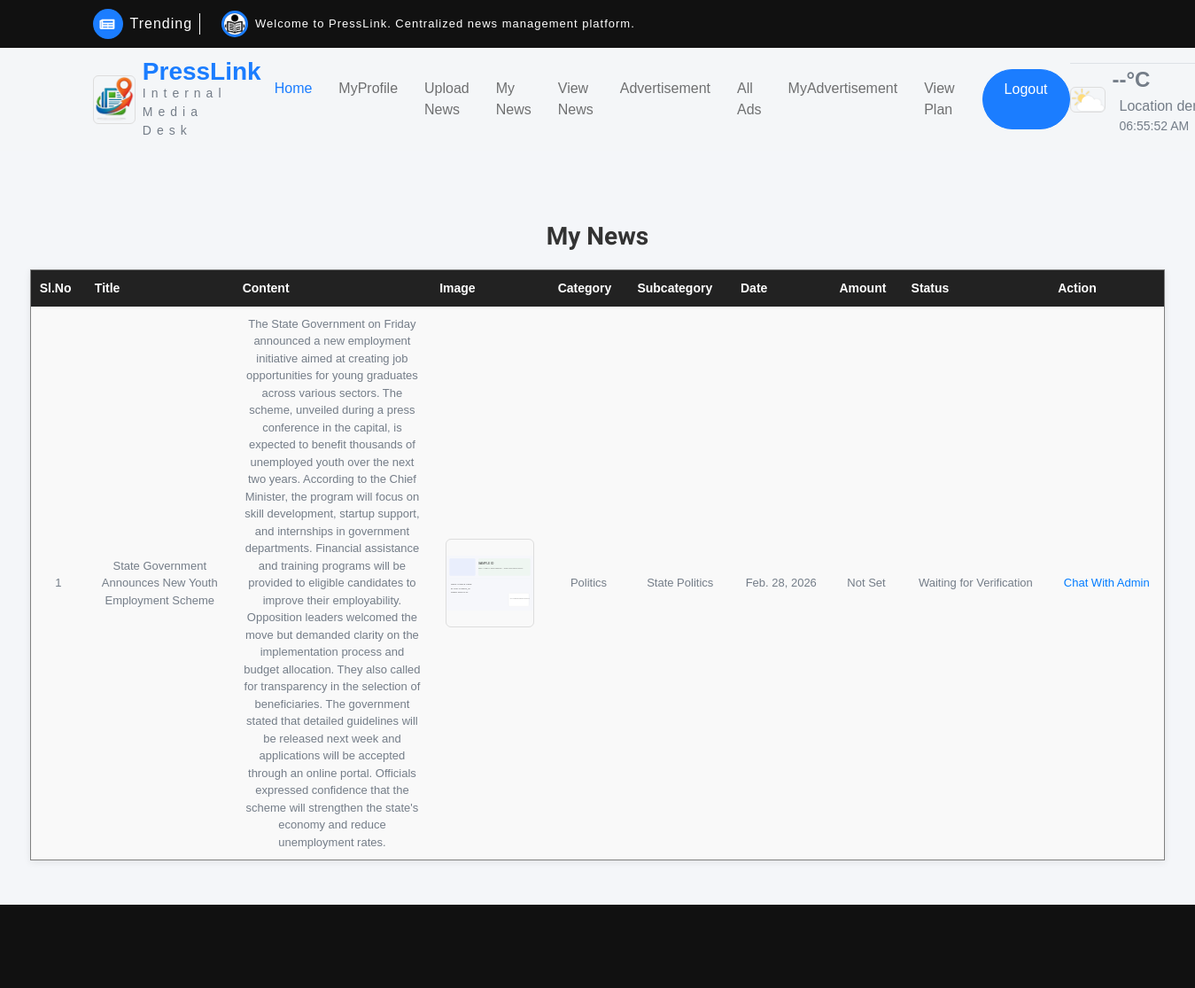
Page /User/MyNews/ (signed in, upper part) on the earlier database version.
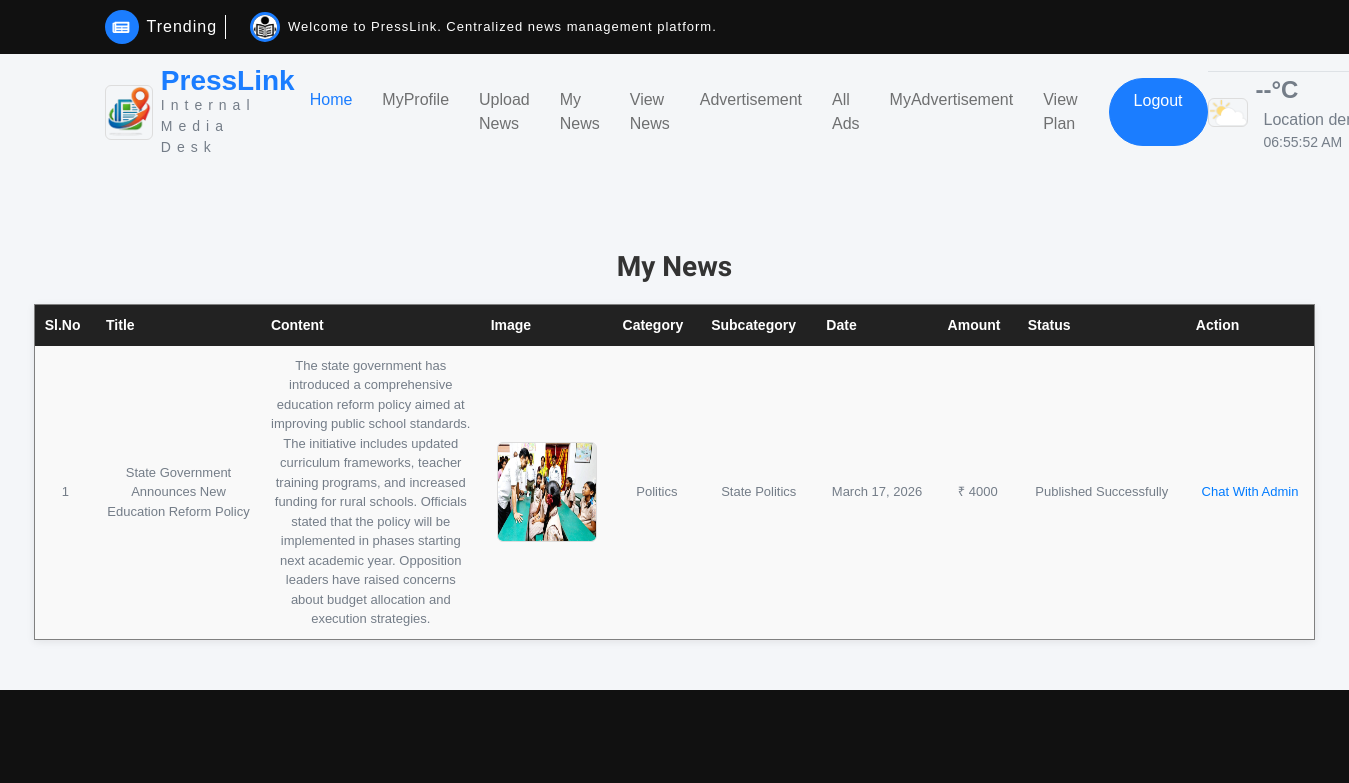
Same page on the later database version.
### Reporter/models.py (models this page shows)
class tbl_news(models.Model):
    news_title=models.CharField(max_length=50)
    news_content=models.CharField(max_length=50)
    news_image=models.FileField(upload_to="Assets/news/")
    news_date=models.DateField(auto_now_add=True)
    news_status=models.IntegerField(default=0)
    subcategory=models.ForeignKey(tbl_subcategory,on_delete=models.CASCADE,null=True)
    user=models.ForeignKey(tbl_user,on_delete=models.CASCADE,null=True)
    reporter=models.ForeignKey(tbl_reporter,on_delete=models.CASCADE,null=True)
    verifier=models.ForeignKey(tbl_verifier,on_delete=models.CASCADE,null=True)
    editor=models.ForeignKey('Admin.tbl_editor', on_delete=models.SET_NULL, null=True, blank=True)
    breaking = models.IntegerField(default=0)
    news_amount = models.IntegerField(null=True, blank=True)

### Admin/models.py (models this page shows)
class tbl_subcategory(models.Model):
    subcategory_name=models.CharField(max_length=50)
    category=models.ForeignKey(tbl_category,on_delete=models.CASCADE)

class tbl_category(models.Model):
    category_name=models.CharField(max_length=50)

### User/views.py (the view)
# urls.py: path("MyNews/", views.MyNews, name="MyNews"),
def MyNews(request):
    if "uid" in request.session:
        newsdata = tbl_news.objects.filter(user_id=request.session["uid"])
        return render(request, 'User/MyNews.html', {'newsdata': newsdata})
    else:
        return redirect("Guest:Login")

### User/Templates/User/MyNews.html (shortened to what this page needs)
{% extends 'User/Header.html' %}
{% block content %}
<h3 align="center">My News</h3>
<table border="1" align="center">
    <tr>
        <th>Sl.No</th>
        <th>Title</th>
        <th>Content</th>
        <th>Image</th>
        <th>Category</th>
        <th>Subcategory</th>
        <th>Date</th>
        <th>Amount</th>
        <th>Status</th>
        <th>Action</th>
    </tr>
    {% for i in newsdata %}
    <tr>
        <td>{{ forloop.counter }}</td>
        <td>{{ i.news_title }}</td>
        <td>{{ i.news_content }}</td>
        <td>
            {% if i.news_image %}
            <img src="{{ i.news_image.url }}" width="100" height="100">
            {% else %}
            No Image
            {% endif %}
        </td>
        <td>{{ i.subcategory.category.category_name }}</td>
        <td>{{ i.subcategory.subcategory_name }}</td>
        <td>{{ i.news_date }}</td>
        <td>
            {% if i.news_amount %}
            ₹ {{ i.news_amount }}
            {% else %}
            Not Set
            {% endif %}
        </td>
        <td>
            {% if i.news_status == 0 %}
            Waiting for Verification
            {% elif i.news_status == 1 %}
            Verified - Waiting for Admin Amount
            {% elif i.news_status == 2 %}
            Rejected by Verifier
            {% elif i.news_status == 3 %}
            Amount Set - Please Accept or Reject
            {% elif i.news_status == 4 %}
            Amount Accepted - Waiting for Admin Payment
            {% elif i.news_status == 5 %}
            Amount Rejected
            {% elif i.news_status == 6 %}
            Admin Paid - Waiting for Editor
            {% elif i.news_status == 7 %}
            Editing by Editor
            {% elif i.news_status == 8 %}
            Edited - Please Confirm Edits
            {% elif i.news_status == 9 %}
            Edits Confirmed - Waiting for Publish
            {% elif i.news_status == 10 %}
            Published Successfully
            {% endif %}
        </td>
        <td>
            {% if i.news_status == 3 %}
            <a href="{% url 'User:AcceptAmount' i.id %}">Accept</a> |
            <a href="{% url 'User:RejectAmount' i.id %}">Reject</a>
            {% elif i.news_status == 7 or i.news_status == 8 %}
            <a href="{% url 'User:ViewUpdatesF' i.id %}">View Update Remarks</a>
            {% if i.news_status == 8 %}
            | <a href="{% url 'User:ConfirmEdits' i.id %}">Confirm Edits</a>
            | <a href="{% url 'User:EditNews' i.id %}">Edit News Again</a>
            {% endif %}
            {% elif i.news_status == 9 %}
            Waiting for Admin Publish
            {% else %}
            <a href="{% url 'User:chatpage_usertoadmin' %}">Chat With Admin</a>
            {% endif %}
        </td>
    </tr>
    {% empty %}
    <tr>
        <td colspan="10" align="center">No News Found</td>
    </tr>
    {% endfor %}
</table>
{% endblock %}

Differences in the rows shown:
removed tbl_news: news_title "State Government Announces New Youth Employment Scheme", news_content "The State Government on Friday announced a new employment initiative aimed at creating job opportunities for young graduates across various sectors. The scheme, unveiled during a press conference in the capital, is expected to benefit thousands of unemployed youth over the next two years. According to the Chief Minister, the program will focus on skill development, startup support, and internships in government departments. Financial assistance and training programs will be provided to eligible candidates to improve their employability. Opposition leaders welcomed the move but demanded clarity on the implementation process and budget allocation. They also called for transparency in the…", news_image (picture), subcategory.category.category_name "Politics", subcategory.subcategory_name "State Politics", news_date "Feb. 28, 2026", shows "Not Set", news_status "Waiting for Verification"
added tbl_news: news_title "State Government Announces New Education Reform Policy", news_content "The state government has introduced a comprehensive education reform policy aimed at improving public school standards. The initiative includes updated curriculum frameworks, teacher training programs, and increased funding for rural schools. Officials stated that the policy will be implemented in phases starting next academic year. Opposition leaders have raised concerns about budget allocation and execution strategies.", news_image (picture), subcategory.category.category_name "Politics", subcategory.subcategory_name "State Politics", news_date "March 17, 2026", news_amount "4000", news_status "Published Successfully"
